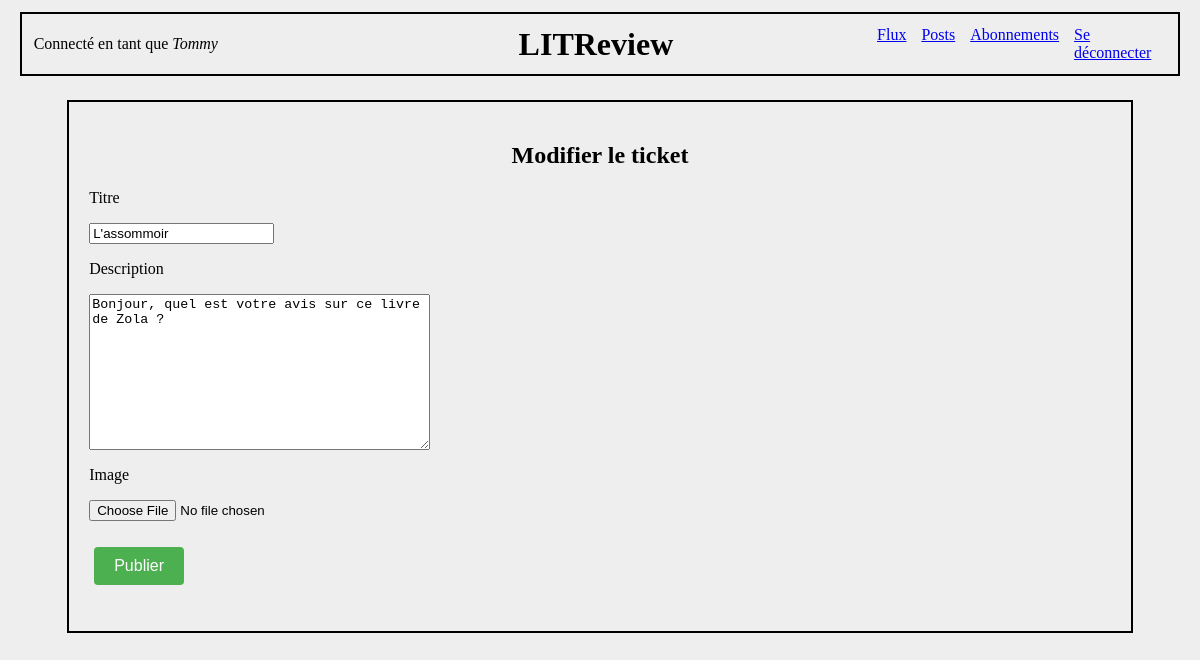
Page /ticket/4/edit/ (signed in) on the earlier database version.
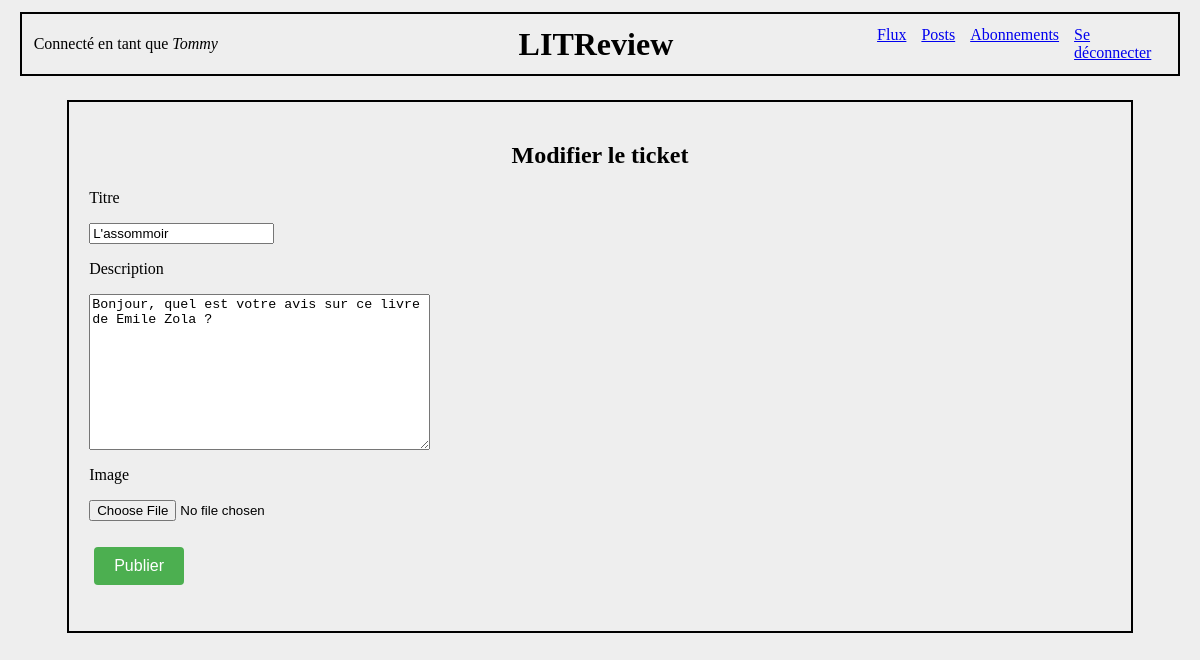
Same page on the later database version.
### appli/models.py (models this page shows)
class Ticket(models.Model):
    title = models.CharField(max_length=128)
    description = models.TextField(max_length=2048)
    user = models.ForeignKey(
        to=settings.AUTH_USER_MODEL, on_delete=models.CASCADE)
    image = models.ImageField(null=True, blank=True)
    time_created = models.DateTimeField(auto_now_add=True)

### appli/views.py (the view, shortened to what this page needs)
# urls.py: path('ticket/<int:ticket_id>/edit/', appli.views.edit_ticket, name='edit_ticket'),
@login_required
@is_ticket_owner
def edit_ticket(request, ticket_id):
    ticket_form = forms.TicketForm()
    ticket = get_object_or_404(models.Ticket, id=ticket_id)
    if ticket.user == request.user:
        ticket_form = forms.TicketForm(instance=ticket)
        context = {
            'ticket_form': ticket_form,
            'message': "Modifier le ticket",
        }
        return render(request, 'appli/create_ticket.html', context=context)
    else:
        return redirect('flux')

### appli/forms.py
class TicketForm(forms.ModelForm):
    class Meta:
        model = models.Ticket
        fields = ['title', 'description', 'image']

### appli/views.py (called while the page is built)
def is_ticket_owner(view_func):
    @wraps(view_func)
    def wrapper(request, ticket_id, *args, **kwargs):
        from .models import Ticket  # Import à l'intérieur pour éviter les imports circulaires
        ticket = get_object_or_404(Ticket, id=ticket_id)
        if ticket.user == request.user:
            return view_func(request, ticket_id, *args, **kwargs)
        else:
            return redirect('flux')
    return wrapper

### appli/templates/appli/create_ticket.html (shortened to what this page needs)
{% extends 'base_connected.html' %}
{% block content %}
    <div class="div_border_internal">
        <form method="post" enctype="multipart/form-data">
            <h2 class="center">{{ message }}</h2>
            <label>Titre</label>
            <p>{{ ticket_form.title }}</p>
            <label>Description</label>
            <p>{{ ticket_form.description }}</p>
            <label>Image</label>
            <p>{{ ticket_form.image }}</p>
            <button type="submit" class="button">Publier</button>
        </form>
    </div>
{% endblock content %}

Differences in the rows shown:
changed Ticket "L'assommoir": description "Bonjour, quel est votre avis sur ce livre de Zola ?" → "Bonjour, quel est votre avis sur ce livre de Emile Zola ?"
